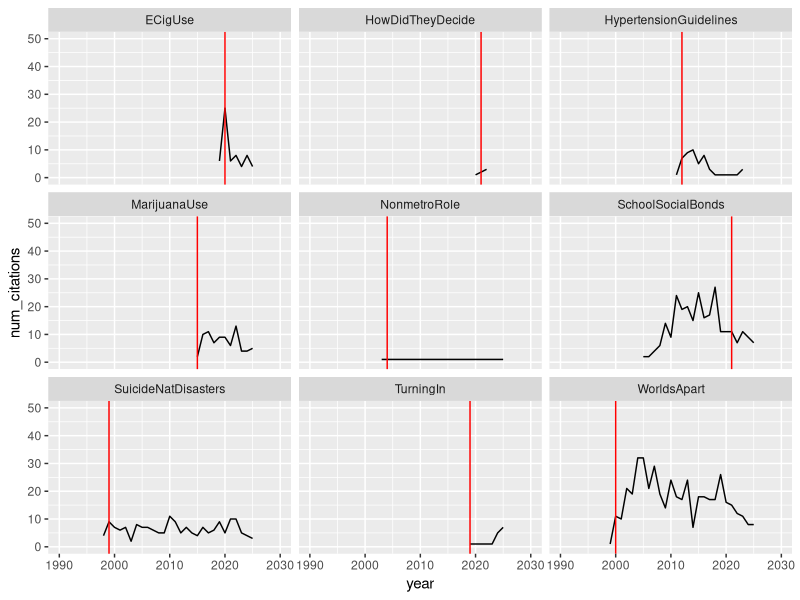

This figure's R source:
## ---- chunk 1
library(tidyverse)
library(parallel)
library(lubridate)

knitr::opts_chunk$set(echo = TRUE)
# setwd(...)

# load data
merged <- read_csv("merged.csv")
refs <- read_csv("citations/refs_merged.csv")
## ---- chunk 2
# add file id column to merged - TODO: move to dc/preprocessing file?
merged <- merged |> mutate(file.id = NA, .before = Title)

merged$file.id[which(merged$Title == 
  "Worlds Apart? The Reception of Genetically Modified Foods in Europe and the U.S."
  )] = "WorldsApart"
merged$file.id[which(merged$Title == 
  "Nonmetropolitan sex-role ideologies: A longitudinal study"
  )] = "NonmetroRole"
merged$file.id[which(merged$Title ==
  "School social bonds, school climate, and school misbehavior: A multilevel analysis"
  )] = "SchoolSocialBonds"
merged$file.id[which(merged$Title ==
  "Suicide after natural disasters"
  )] = "SuicideNatDisasters"

merged$file.id[which(merged$Title ==
  "Electronic cigarette use and myocardial infarction among adults in the US Population Assessment of Tobacco and Health"
  )] = "ECigUse"
merged$file.id[which(merged$Title ==
  "The verdict is in: How did they decide? Using drivers' self-reported data to understand officers' decision making during traffic stop encounters"
  )] = "HowDidTheyDecide"
merged$file.id[which(merged$Title ==
  "Chronic adolescent marijuana use as a risk factor for physical and mental health problems in young adult men"
  )] = "MarijuanaUse"
merged$file.id[which(merged$Title ==
  "Tuning in, not turning out: Evaluating the impact of ethnic television on political participation"
  )] = "TurningIn"
merged$file.id[which(merged$Title ==
  "Implications of new hypertension guidelines in the United States"
  )] = "HypertensionGuidelines"

# add retraction dates to refs
refs <- refs |> mutate(ret.date = NA, .after = year)

for (r in 1:nrow(refs)) {
  ix = which(refs$filepath[r] == merged$file.id)
  refs$ret.date[r] = merged$RetractionDate[ix]
}

# add retraction years to refs
refs <- refs |> mutate(ret.year = NA, .after = ret.date)

for (r in 1:nrow(refs)) {
  ix = which(refs$filepath[r] == merged$file.id)
  refs$ret.year[r] = merged$RetractionYear[ix]
}

# number of citations per paper
refs |> group_by(filepath) |> count()

# number of citations per paper by year
refsbyyear <- refs |> group_by(filepath, year, ret.year) |>
  summarise(num_citations = n())
(head(refsbyyear, 20))
## ---- chunk 3
# plot citations by year
refsbyyear |> 
  group_by(filepath) |>
  ggplot(aes(x = year, y = num_citations)) +
    geom_line() +
    geom_vline(aes(xintercept = ret.year), colour = "red") +
    xlim(1990, 2030) +
    ylim(0, 50) +
    facet_wrap(~filepath)

## ---- chunk 4
refsbyyear |> group_by(filepath, year <= ret.year) |>
  count()
## ---- chunk 5
# create flag
refs <- refs |> mutate(ref.same.year = (year == ret.year))

# number citing papers retracted during the publication year
refs |> group_by(ref.same.year) |> summarise(n())

# number with available publication date
refs |> group_by(ref.same.year, !is.na(pub.date)) |> summarise(n())
## ---- chunk 6
# setwd(...)

# refs |> filter(ref.same.year == TRUE) |>
#   select(title, authors.list, year, pub.date, doi) |>
#   write.csv(file = "refs_same_year.csv")

# manually pull and add dates to sheet, export to CSV

# Searched on WOS and Scopus. Could typically find data on WOS 
# directly, on Scopus, viewed article page on Publisher
# website or on Proquest/SagePub/EBSCOHost through UM library
## ---- chunk 7
# read edited file into new df
refs_manual <- read.csv("refs_same_year_final.csv")
## ---- chunk 8
month.names <- c(
  'JAN' = 1,
  'FEB' = 2,
  'MAR' = 3,
  'APR' = 4,
  'MAY' = 5,
  'JUN' = 6,
  'JUL' = 7,
  'AUG' = 8,
  'SEP' = 9,
  'OCT' = 10,
  'NOV' = 11,
  'DEC' = 12
)

get.date <- function(datestr) {
  # split into vector of (MONTH, [DAY], YEAR)
  datevec = str_split(datestr, pattern = '\\s') |> unlist()
  
  # convert year, month to numeric
  # check for date, if yes, convert to numeric
  year = datevec[length(datevec)]
  month = month.names[datevec[1]] |> unname()
  day = ifelse(length(datevec) > 2, datevec[2], NA)
  
  return(c(year, month, day))
}

refs$pub.year = numeric(nrow(refs))
refs$pub.month = numeric(nrow(refs))
refs$pub.day = numeric(nrow(refs))

for (r in 1:nrow(refs)) {
  # if pub.date data is provided, use get.date function
  if (!is.na(refs$pub.date[r])) {
    datevec = get.date(refs$pub.date[r])
    refs$pub.year[r] = datevec[1]
    refs$pub.month[r] = datevec[2]
    refs$pub.day[r] = datevec[3]
  }
  # if pub.date is not provided, use manually pulled data if available
  else {
    # check if doi is available
    if (!is.na(refs$doi[r])) {
      ix = which(refs$doi[r] == refs_manual$doi)
    }
    # else compare titles, publication years for match
    else {
      ix = which((refs$title[r] == refs_manual$title) &
                   (refs$year[r] == refs_manual$year))
    }
    
    # check whether replacement exists
    if (length(ix) == 0) {
      # if not, insert NAs
      refs$pub.year[r] = NA
      refs$pub.month[r] = NA
      refs$pub.day[r] = NA
    }
    # if so, replace
    else {
      refs$pub.year[r] = refs_manual$pub.year.manual[ix]
      refs$pub.month[r] = refs_manual$pub.month.manual[ix]
      refs$pub.day[r] = refs_manual$pub.date.manual[ix]
    }
  }
}
## ---- chunk 9
# add retraction months to refs
refs <- refs |> mutate(
  ret.month = mdy_hm(ret.date) %>% month(),
  .after = ret.year
)

# add retraction date specifically to refs
refs <- refs |> mutate(
  ret.day = mdy_hm(ret.date) %>% mday(),
  .after = ret.month
)

refs <- refs |> mutate(
  ref.same.month = ((pub.year == ret.year) & (pub.month == ret.month))
)

# number citing papers retracted during the publication month
refs |> group_by(ref.same.month) |> summarise(n())
## ---- chunk 10
# construct pub.after.ret
refs <- refs |> mutate(pub.after.ret = NA)

for (r in 1:nrow(refs)) {
  if (refs$year[r] > refs$ret.year[r]) {
    refs$pub.after.ret[r] = TRUE
  }
  else if (refs$year[r] == refs$ret.year[r]) {
    if (any(is.na(c(refs$pub.month[r], refs$ret.month[r])))) {
      refs$pub.after.ret[r] = NA
    }
    else if (refs$pub.month[r] > refs$ret.month[r]) {
      refs$pub.after.ret[r] = TRUE
    }
    else {
      refs$pub.after.ret[r] = FALSE
    }
  }
  else {
    refs$pub.after.ret[r] = FALSE
  }
}

refs |> group_by(filepath, pub.after.ret) |> count()
